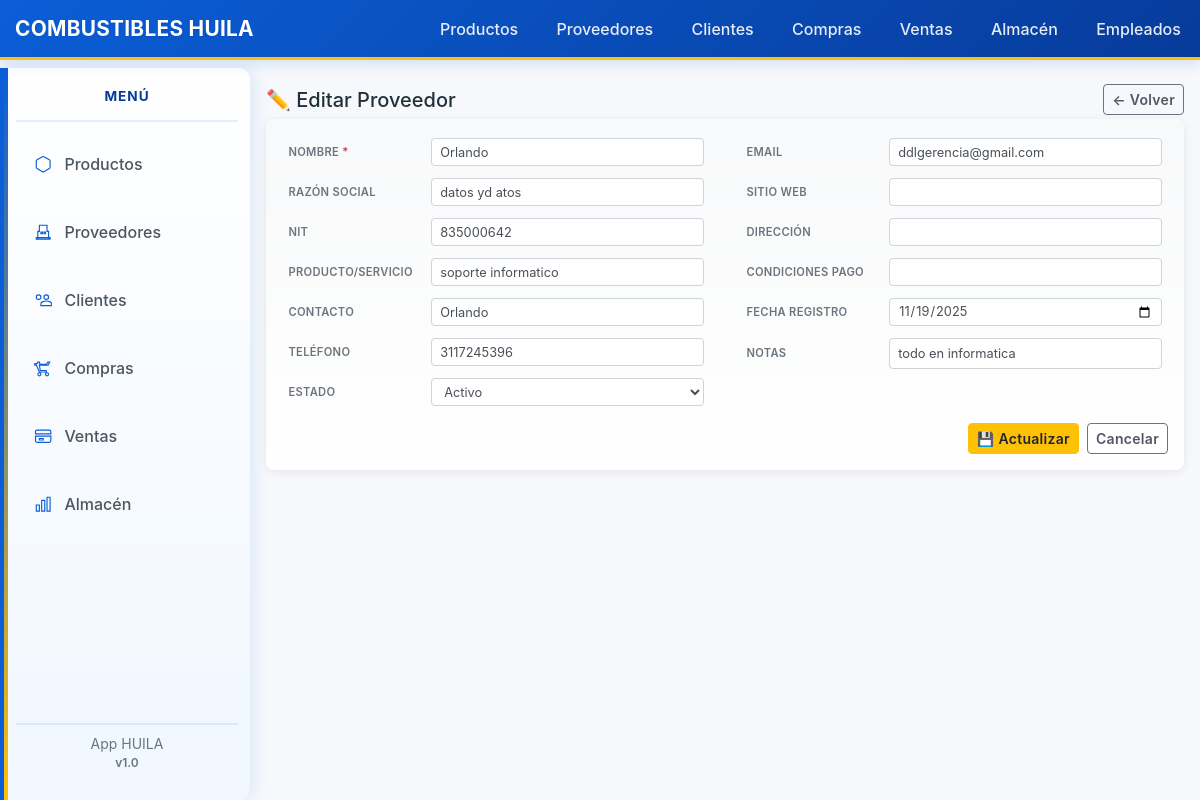
/proveedores/3/edit, run on the app's committed database.
### tables this page shows
CREATE TABLE proveedores (
    id INTEGER PRIMARY KEY AUTOINCREMENT,
    nombre TEXT NOT NULL,
    razon_social TEXT,
    nit TEXT,
    direccion TEXT,
    telefono TEXT,
    email TEXT,
    contacto TEXT,
    condiciones_pago TEXT,
    notas TEXT,
    sitio_web TEXT,
    producto_servicio TEXT,
    fecha_registro TEXT DEFAULT (datetime('now')),
    estado TEXT DEFAULT 'activo',
    updated_at TEXT
);

### backend/app/proveedores/routes.py (the view, shortened to what this page needs)
@bp.route('/<int:id>/edit', methods=['GET', 'POST'])
def edit(id):
    db = get_db()
    cur = db.execute('SELECT * FROM proveedores WHERE id = ?', (id,))
    proveedor = cur.fetchone()
    if proveedor is None:
        flash('Proveedor no encontrado', 'danger')
        return redirect(url_for('proveedores.index'))
    return render_template('proveedores/edit.html', proveedor=proveedor)

### backend/app/db.py (called while the page is built)
def get_db():
    if 'db' not in g:
        g.db = sqlite3.connect(
            current_app.config['DATABASE'],
            detect_types=sqlite3.PARSE_DECLTYPES
        )
        g.db.row_factory = sqlite3.Row
    return g.db

### backend/app/templates/proveedores/edit.html (shortened to what this page needs)
{% extends 'base.html' %}
{% block content %}
<div>
  <div class="d-flex justify-content-between align-items-center mb-1">
    <h5 class="mb-0">✏️ Editar Proveedor</h5>
    <div>
      <a href="{{ url_for('proveedores.index') }}" class="btn btn-sm btn-secondary">← Volver</a>
    </div>
  </div>
  <div class="card">
    <div class="card-body p-3">
      <form method="post">
        <div class="row">
          <div class="col-md-6">
            <div class="form-group-horizontal">
              <label>Nombre <span class="text-danger">*</span></label>
              <input type="text" class="form-control" name="nombre" required value="{{ proveedor['nombre'] }}" autofocus>
            </div>
            <div class="form-group-horizontal">
              <label>Razón Social</label>
              <input type="text" class="form-control" name="razon_social" value="{{ proveedor['razon_social'] or '' }}">
            </div>
            <div class="form-group-horizontal">
              <label>NIT</label>
              <input type="text" class="form-control" name="nit" value="{{ proveedor['nit'] or '' }}">
            </div>
            <div class="form-group-horizontal">
              <label>Producto/Servicio</label>
              <input type="text" class="form-control" name="producto_servicio" value="{{ proveedor['producto_servicio'] or '' }}">
            </div>
            <div class="form-group-horizontal">
              <label>Contacto</label>
              <input type="text" class="form-control" name="contacto" value="{{ proveedor['contacto'] or '' }}">
            </div>
            <div class="form-group-horizontal">
              <label>Teléfono</label>
              <input type="text" class="form-control" name="telefono" value="{{ proveedor['telefono'] or '' }}">
            </div>
            <div class="form-group-horizontal">
              <label>Estado</label>
              <select name="estado" class="form-control">
                <option value="activo" {% if proveedor['estado'] == 'activo' %}selected{% endif %}>Activo</option>
              </select>
            </div>
          </div>
          <div class="col-md-6">
            <div class="form-group-horizontal">
              <label>Email</label>
              <input type="email" class="form-control" name="email" value="{{ proveedor['email'] or '' }}">
            </div>
            <div class="form-group-horizontal">
              <label>Sitio Web</label>
              <input type="url" class="form-control" name="sitio_web" value="{{ proveedor['sitio_web'] or '' }}">
            </div>
            <div class="form-group-horizontal">
              <label>Dirección</label>
              <input type="text" class="form-control" name="direccion" value="{{ proveedor['direccion'] or '' }}">
            </div>
            <div class="form-group-horizontal">
              <label>Condiciones Pago</label>
              <input type="text" class="form-control" name="condiciones_pago" value="{{ proveedor['condiciones_pago'] or '' }}">
            </div>
            <div class="form-group-horizontal">
              <label>Fecha Registro</label>
              <input type="date" class="form-control" name="fecha_registro" value="{{ proveedor['fecha_registro'] or '' }}">
            </div>
            <div class="form-group-horizontal">
              <label>Notas</label>
              <textarea class="form-control" name="notas" rows="1">{{ proveedor['notas'] or '' }}</textarea>
            </div>
          </div>
        </div>
        <div class="d-flex justify-content-end mt-2">
          <button type="submit" class="btn btn-warning btn-sm mr-2">💾 Actualizar</button>
          <a href="{{ url_for('proveedores.index') }}" class="btn btn-secondary btn-sm">Cancelar</a>
        </div>
      </form>
    </div>
  </div>
</div>
{% endblock %}

### backend/app/static/css/style.css (style rules this page uses)
body { padding-bottom: 40px; }
.btn-warning { background-color: var(--accent); border-color: rgba(0,0,0,0.06); color: var(--primary-dark); }
body { background: var(--bg); color: var(--text, #22303c); font-family: -apple-system, BlinkMacSystemFont, "Segoe UI", Roboto, "Helvetica Neue", Arial, sans-serif; padding-bottom: 40px; }
.btn-secondary { background-color: transparent; color: #556; }
body { background: var(--bg); color: #22303c; padding-bottom: 40px; font-family: -apple-system, BlinkMacSystemFont, "Segoe UI", Roboto, "Helvetica Neue", Arial, sans-serif; }

### backend/app/static/css/theme.css (style rules this page uses)
:root { --bg: #f6f8fb; --surface: #ffffff; --primary: #0b5ed7; --primary-dark: #073b9a; --accent: #ffc107; --muted: #6c757d; --text: #22303c; --card-shadow: 0 6px 18px rgba(20,30,50,0.06); }
body { background: var(--bg); color: var(--text, #22303c); font-family: -apple-system, BlinkMacSystemFont, "Segoe UI", Roboto, "Helvetica Neue", Arial, sans-serif; padding-bottom: 40px; }
.btn-warning { background-color: var(--accent); border-color: rgba(0,0,0,0.06); color: var(--primary-dark); }

### backend/app/templates/proveedores/edit.html (style rules this page uses)
.card { border: none; border-radius: 8px; box-shadow: 0 2px 8px rgba(0,0,0,0.08); background: #ffffff; }
.card-body { background: linear-gradient(to bottom, #f8f9fa 0%, #ffffff 100%); border-radius: 8px; }
.form-group-horizontal { display: flex; align-items: center; margin-bottom: 0.35rem; padding: 0.2rem 0.4rem; border-radius: 4px; transition: background-color 0.2s; }
.form-group-horizontal label { font-weight: 600; font-size: 0.7rem; color: #6c757d; text-transform: uppercase; letter-spacing: 0.3px; margin-bottom: 0; margin-right: 0.8rem; min-width: 130px; flex-shrink: 0; }
.form-control { font-size: 0.8rem; padding: 0.3rem 0.5rem; border: 1px solid #ced4da; border-radius: 4px; transition: border-color 0.2s, box-shadow 0.2s; height: 28px; }
textarea.form-control { height: auto; }
textarea.form-control { resize: none; }
.btn { font-weight: 600; letter-spacing: 0.3px; border-radius: 4px; transition: all 0.2s; }
.btn-warning { background-color: #ffc107; border-color: #ffc107; color: #212529; }

### data on the page
proveedores: nombre "Orlando", razon_social "datos yd atos", nit "835000642", producto_servicio "soporte informatico", contacto "Orlando", telefono "3117245396", estado "Activo", email "ddlgerencia@gmail.com", fecha_registro "11/19/2025", notas "todo en informatica"
